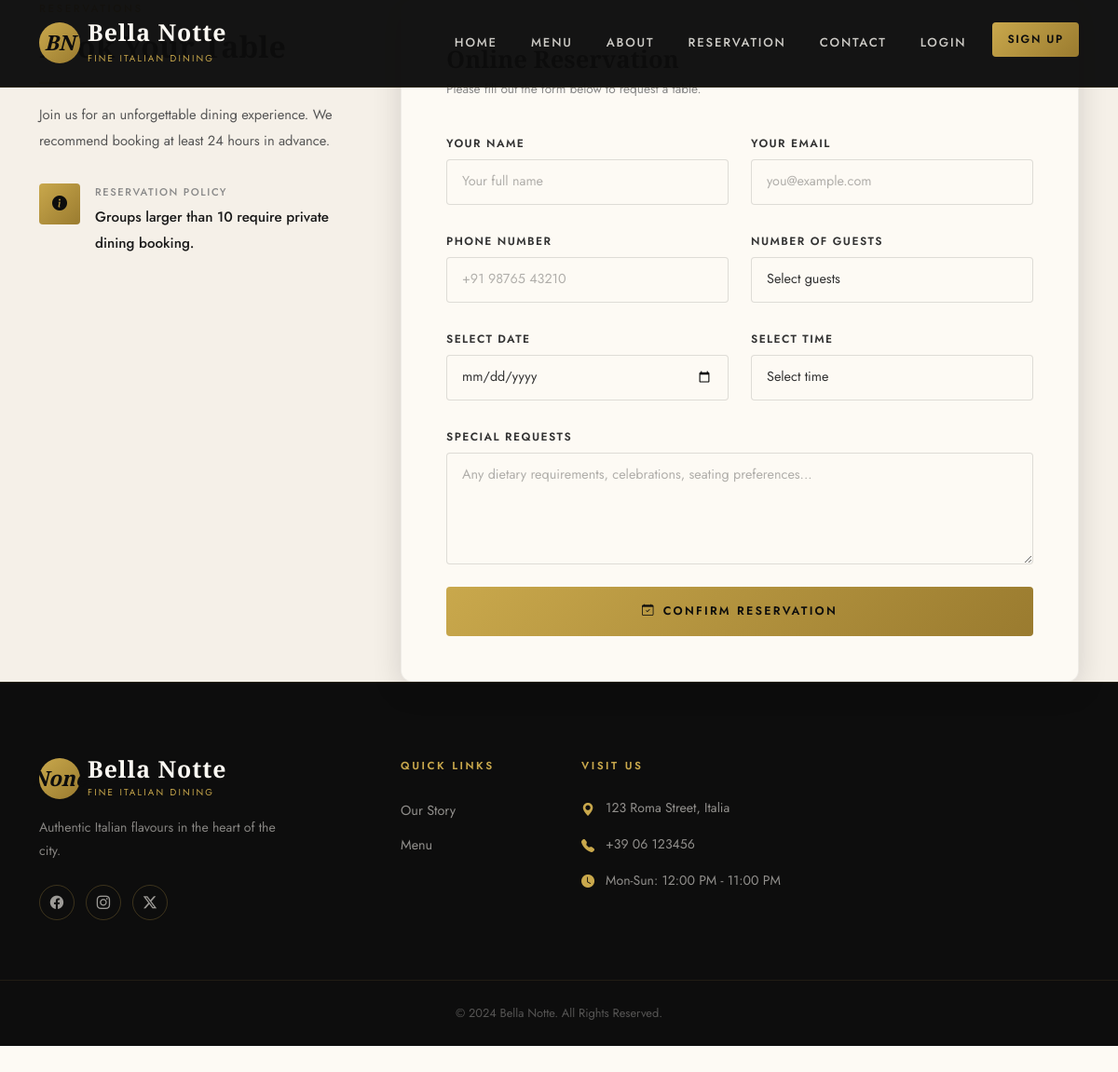
Page /reservation/ on the committed database.
### paradox/models.py (models this page shows, shortened)
class HOME(models.Model):
    loader_logo = models.CharField(max_length=200, blank=True, null=True)
    brand_logo = models.CharField(max_length=200, blank=True, null=True)
    brand_name = models.CharField(max_length=200, blank=True, null=True)
    brand_tagline = models.CharField(max_length=200, blank=True, null=True)
    remarks = models.CharField(max_length=200, blank=True, null=True)

class header(models.Model):
    nav_item = models.CharField(max_length=200, blank=True, null=True)
    url = models.CharField(max_length=200, default="#")
    order = models.PositiveIntegerField(default=0)
    class Meta:
        ordering = ['order']

class Reservation(models.Model):
    res_section_label = models.CharField(max_length=200, blank=True, null=True)
    res_section_title = models.CharField(max_length=200, blank=True, null=True)
    res_section_divider_left = models.CharField(max_length=200, blank=True, null=True)
    font_family = models.CharField(max_length=200, blank=True, null=True)
    text_muted = models.CharField(max_length=200, blank=True, null=True)
    resName = models.CharField(max_length=200, blank=True, null=True)
    resEmail = models.CharField(max_length=200, blank=True, null=True)
    resPhone = models.CharField(max_length=200, blank=True, null=True)
    resGuests = models.CharField(max_length=200, blank=True, null=True)
    resDate = models.CharField(max_length=200, blank=True, null=True)
    resTime = models.CharField(max_length=200, blank=True, null=True)
    resRequest = models.CharField(max_length=200, blank=True, null=True)
    res_submit = models.CharField(max_length=200, blank=True, null=True)
    res_success_message = models.CharField(max_length=200, blank=True, null=True)

class ResDetail(models.Model):
    form_info_icon = models.CharField(max_length=200, blank=True, null=True)
    form_info_label = models.CharField(max_length=200, blank=True, null=True)
    form_info_value = models.CharField(max_length=200, blank=True, null=True)

class FOOTERINFO(models.Model):
    brand_logo = models.CharField(max_length=200, blank=True, null=True)
    brand_name = models.CharField(max_length=200, blank=True, null=True)
    brand_tagline = models.CharField(max_length=200, blank=True, null=True)
    brand_line = models.CharField(max_length=200, blank=True, null=True)
    footer_bottom = models.CharField(max_length=200, blank=True, null=True)

class FOOTER(models.Model):
    footer_heading = models.CharField(max_length=200)
    footer_detail = models.CharField(max_length=500)
    title = models.CharField(max_length=100)
    url = models.CharField(max_length=200, default="#")

class FooterContact(models.Model):
    address = models.CharField(max_length=255)
    phone = models.CharField(max_length=20)
    timing = models.CharField(max_length=100)

### paradox/views.py (the view, shortened to what this page needs)
# urls.py: path('reservation/', views.reservation, name='reservation'),
def reservation(request):
    ABC = ResDetail.objects.all()
    DFE = Reservation.objects.first()
    context = {
        'ABC': ABC,
        'DFE': DFE
    }
    return render(request, 'reservation.html', context)

### paradox/context_processors.py (called while the page is built)
def global_context(request):
    return {
        'abc': header.objects.all(),
        'dfe': HOME.objects.first(),
        'ghi': FOOTER.objects.all(),
        'jkl': FooterContact.objects.all(),
        'mno': FOOTERINFO.objects.first(),
    }

### templates/reservation.html (shortened to what this page needs)
{% load static %}
{% include 'header.html' %}
<section class="section-pad form-section">
  <div class="container">
    <div class="row g-5 align-items-start">
      <div class="col-lg-4 reveal">
        <span class="section-label">{{DFE.res_section_label}}</span>
        <h2 class="section-title" style="font-size:2rem;">{{DFE.res_section_title}}</h2>
        <p style="color:var(--text-body);font-size:0.92rem;line-height:1.85;margin-bottom:2rem;">
         {{ DFE.res_section_divider_left }}
        </p>
        <div class="form-info-item">
            {% for i in ABC %}
          <div class="form-info-icon"><i class="{{i.form_info_icon}}"></i></div>
          <div>
            <span class="form-info-label">{{i.form_info_label}}</span>
            <span class="form-info-value">{{i.form_info_value}}</span>
          </div>
          {% endfor %}
        </div>
    </div>
      <div class="col-lg-8 reveal reveal-delay-2">
        <div class="form-card">
          <h3 style="font-family:var(--font-display);font-size:1.6rem;font-weight:600;color:var(--dark);margin-bottom:0.25rem;">{{DFE.font_family}}</h3>
          <p style="font-size:0.85rem;color:var(--text-muted);margin-bottom:2rem;">{{DFE.text_muted}}</p>
          <form id="reservationForm" method="POST" action="{% url 'reservation' %}">
            <div class="row g-4">
              <div class="col-md-6">
                <label class="form-label" for="resName">{{DFE.resName}}</label>
                <input type="text" class="form-control" id="resName" name="resName" placeholder="Your full name" required value="{% if user.is_authenticated %}{{ user.first_name|default:user.username }}{% endif %}" />
              </div>
              <div class="col-md-6">
                <label class="form-label" for="resEmail">{{DFE.resEmail}}</label>
                <input type="email" class="form-control" id="resEmail" name="resEmail" placeholder="you@example.com" required value="{% if user.is_authenticated %}{{ user.email }}{% endif %}" />
              </div>
              <div class="col-md-6">
                <label class="form-label" for="resPhone">{{DFE.resPhone}}</label>
                <input type="tel" class="form-control" id="resPhone" name="resPhone" placeholder="+91 98765 43210" required />
              </div>
              <div class="col-md-6">
                <label class="form-label" for="resGuests">{{DFE.resGuests}}</label>
                <select class="form-select" id="resGuests" name="resGuests" required>
                  <option value="">Select guests</option>
                </select>
              </div>
              <div class="col-md-6">
                <label class="form-label" for="resDate">{{DFE.resDate}}</label>
                <input type="date" class="form-control" id="resDate" name="resDate" required />
              </div>
              <div class="col-md-6">
                <label class="form-label" for="resTime">{{DFE.resTime}}</label>
                <select class="form-select" id="resTime" name="resTime" required>
                  <option value="">Select time</option>
                </select>
              </div>
              <div class="col-12">
                <label class="form-label" for="resRequest">{{DFE.resRequest}}</label>
                <textarea class="form-control" id="resRequest" name="resRequest" rows="3" placeholder="Any dietary requirements, celebrations, seating preferences..."></textarea>
              </div>
              <div class="col-12">
                <button type="submit" class="btn-gold w-100" style="text-align:center;padding:1rem;">
                  <i class="bi bi-calendar-check me-2"></i>{{DFE.res_submit}}
                </button>
              </div>
            </div>
          </form>
        </div>
      </div>
    </div>
  </div>
</section>
{% include 'footer.html' %}

### templates/header.html (shortened to what this page needs)
{% load static %}
<!DOCTYPE html>
<html lang="en">
<head>
  <link rel="stylesheet" href="https://cdn.jsdelivr.net/npm/bootstrap@5.3.3/dist/css/bootstrap.min.css" />
  <link rel="stylesheet" href="https://cdn.jsdelivr.net/npm/bootstrap-icons@1.11.3/font/bootstrap-icons.min.css" />
 <link rel="stylesheet" href="{% static 'style.css' %}">
</head>
<body>
<nav class="navbar navbar-expand-lg fixed-top" id="mainNavbar">
  <div class="container">
    <a class="navbar-brand" href="/">
      <div class="brand-logo">{{dfe.brand_logo}}</div>
      <div>
        <span class="brand-name">{{dfe.brand_name}}</span>
        <span class="brand-tagline">{{dfe.brand_tagline}}</span>
      </div>
    </a>
    <div class="collapse navbar-collapse" id="navMenu">
      <ul class="navbar-nav ms-auto align-items-lg-center gap-lg-1">
        {% if user.is_authenticated and user.is_superuser and '/admin-portal' in request.path %}
        <li class="nav-item"><a class="nav-link" href="{% url 'admin_portal' %}#bookings-section">Bookings</a></li>
        <li class="nav-item"><a class="nav-link" href="{% url 'admin_portal' %}#tables-section">Table Management</a></li>
        <li class="nav-item"><a class="nav-link" href="{% url 'admin_staff_management' %}">Staffs & Leaves</a></li>
        <li class="nav-item"><a class="nav-link" href="#" data-bs-toggle="modal" data-bs-target="#inventoryModal">Inventory</a></li>
        {% else %}
        {% for x in abc %}
        <li class="nav-item"><a class="nav-link" href="{{ x.url }}">{{ x.nav_item }}</a></li>
        {% endfor %}
        {% endif %}
        {% if user.is_authenticated %}
            {% if user.is_superuser %}
            <li class="nav-item"><a class="nav-link" href="{% url 'admin_portal' %}">Admin Portal</a></li>
            {% elif user.is_staff %}
            <li class="nav-item"><a class="nav-link" href="{% url 'staff_dashboard' %}">Staff Dashboard</a></li>
            {% else %}
            <li class="nav-item"><a class="nav-link" href="{% url 'dashboard' %}">Dashboard</a></li>
            {% endif %}
            <li class="nav-item"><a class="btn-gold ms-lg-2 px-3 py-2" style="font-size:0.75rem;border-radius:4px;display:inline-block;letter-spacing:0.14em;text-transform:uppercase;font-weight:600;background:transparent;border:1px solid var(--gold);color:var(--gold);" href="{% url 'logout' %}">Logout</a></li>
        {% else %}
            <li class="nav-item"><a class="nav-link" href="{% url 'login' %}">Login</a></li>
            <li class="nav-item"><a class="btn-gold ms-lg-2 px-3 py-2" style="font-size:0.75rem;border-radius:4px;display:inline-block;letter-spacing:0.14em;text-transform:uppercase;font-weight:600;" href="{% url 'signup' %}">Sign Up</a></li>
        {% endif %}
      </ul>
    </div>
  </div>
</nav>
</body>

### templates/footer.html (shortened to what this page needs)
{% load static %}
<footer>
  <div class="container">
    <div class="row g-5">
      <div class="col-lg-4">
        <a class="navbar-brand mb-3 d-flex align-items-center gap-2" href="/" style="text-decoration:none;">
          <div class="brand-logo">{{ mno.brand_logo }}</div>
          <div>
            <span class="brand-name">{{ mno.brand_name }}</span>
            <span class="brand-tagline">{{ mno.brand_tagline }}</span>
          </div>
        </a>
        <p class="footer-desc">{{ mno.brand_line }}</p>
        <div class="social-icons mt-4">
          <a href="#" class="social-icon"><i class="bi bi-facebook"></i></a>
          <a href="#" class="social-icon"><i class="bi bi-instagram"></i></a>
          <a href="#" class="social-icon"><i class="bi bi-twitter-x"></i></a>
        </div>
      </div>
      <div class="col-sm-6 col-lg-2">
        <span class="footer-heading">Quick Links</span>
        <ul class="footer-links">
          {% for i in ghi %}
          <li>
            <a href="{{ i.url }}">{{ i.title }}</a>
          </li>
          {% endfor %}
        </ul>
      </div>
      <div class="col-lg-4">
        <span class="footer-heading">Visit Us</span>
        <ul class="footer-contact">
          {% for i in jkl %}
          <li>
            <span class="icon"><i class="bi bi-geo-alt-fill"></i></span>
            <span>{{ i.address }}</span>
          </li>
          <li>
            <span class="icon"><i class="bi bi-telephone-fill"></i></span>
            <span>{{ i.phone }}</span>
          </li>
          <li>
            <span class="icon"><i class="bi bi-clock-fill"></i></span>
            <span>{{ i.timing }}</span>
          </li>
          {% endfor %}
        </ul>
      </div>
    </div>
  </div>
  <div class="footer-bottom">
    <div class="container text-center">
      <p>{{ mno.footer_bottom }}</p>
    </div>
  </div>
</footer>
</body>
</html>

### rows in the picture
HOME: brand_logo "BN", brand_name "Bella Notte", brand_tagline "FINE ITALIAN DINING"
header: nav_item "HOME"
header: nav_item "MENU"
header: nav_item "ABOUT"
header: nav_item "RESERVATION"
header: nav_item "CONTACT"
Reservation: res_section_divider_left "Join us for an unforgettable dining experience. We recommend booking at least 24 hours in advance.", text_muted "Please fill out the form below to request a table.", resName "YOUR NAME", resEmail "YOUR EMAIL", resPhone "PHONE NUMBER", resGuests "NUMBER OF GUESTS", resDate "SELECT DATE", resTime "SELECT TIME", resRequest "SPECIAL REQUESTS", res_submit "CONFIRM RESERVATION"
ResDetail: form_info_label "RESERVATION POLICY", form_info_value "Groups larger than 10 require private dining booking."
FOOTERINFO: brand_logo "None", brand_name "Bella Notte", brand_tagline "FINE ITALIAN DINING", brand_line "Authentic Italian flavours in the heart of the city.", footer_bottom "© 2024 Bella Notte. All Rights Reserved."
FOOTER: title "Our Story"
FOOTER: title "Menu"
FooterContact: address "123 Roma Street, Italia", phone "+39 06 123456", timing "Mon-Sun: 12:00 PM - 11:00 PM"
